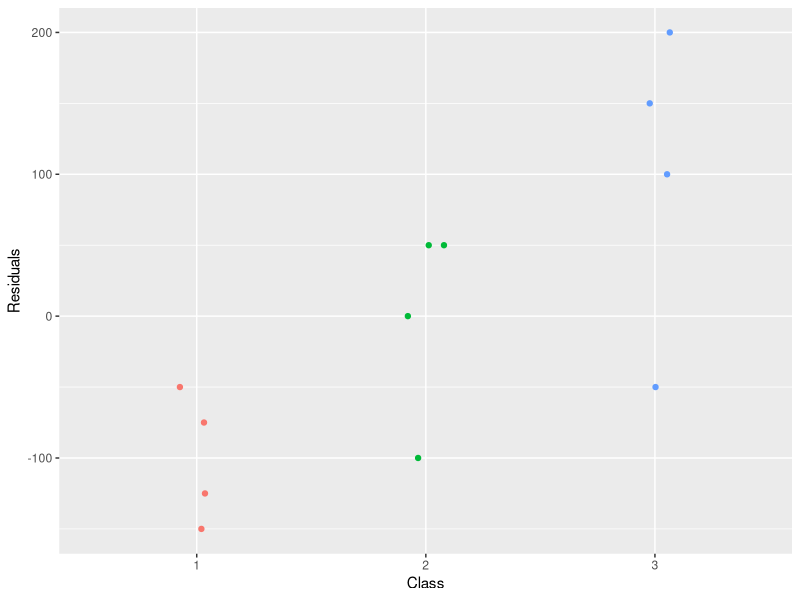
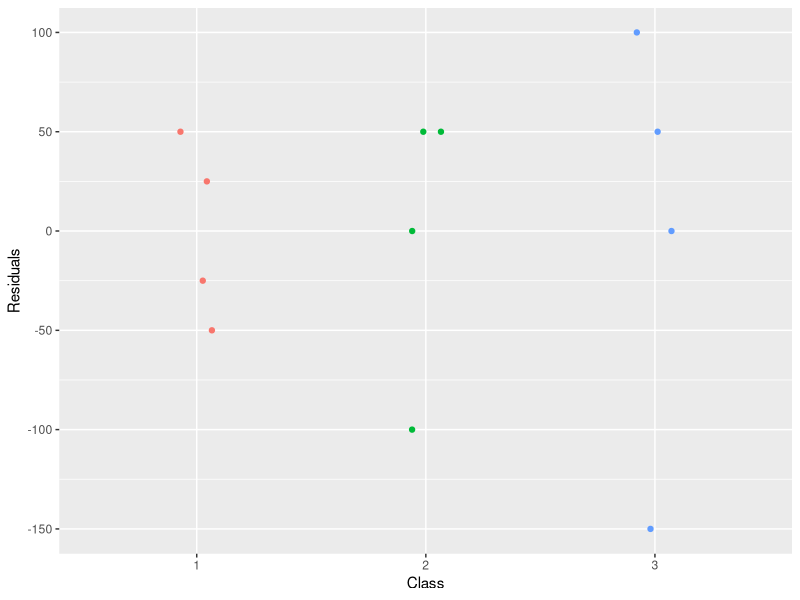
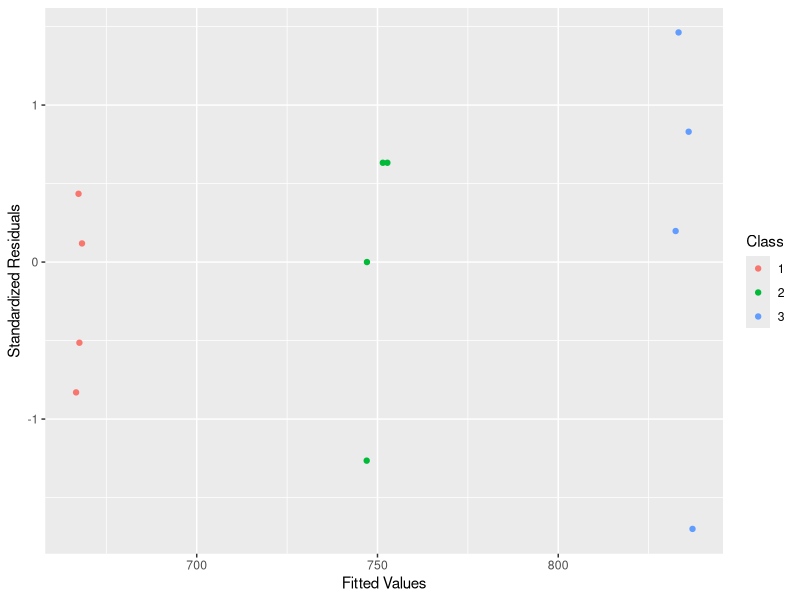
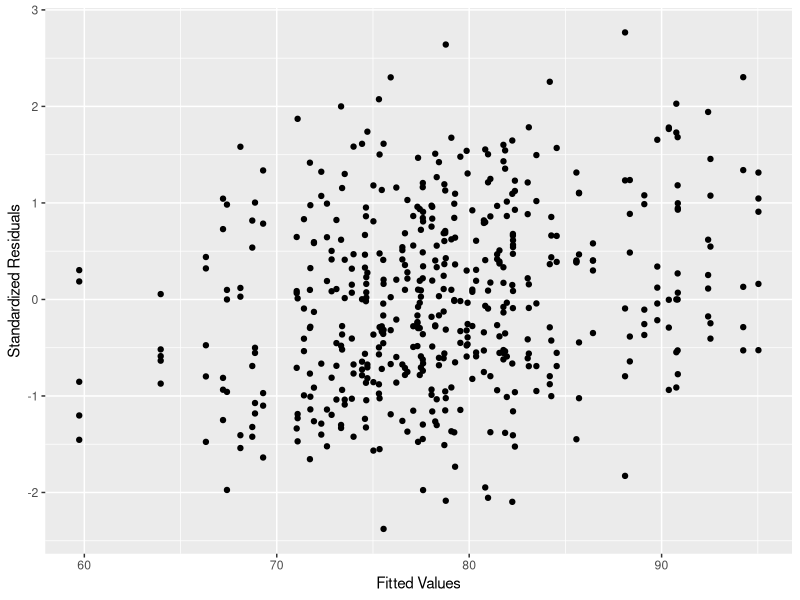
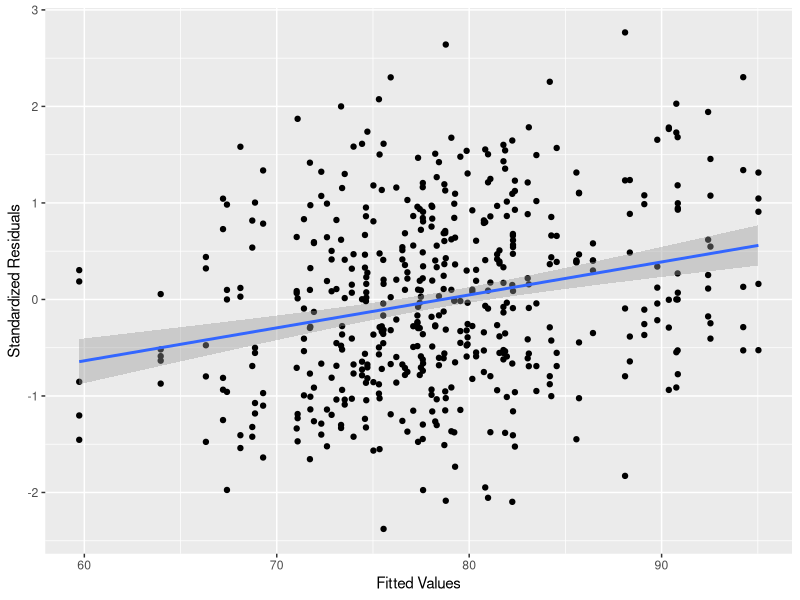
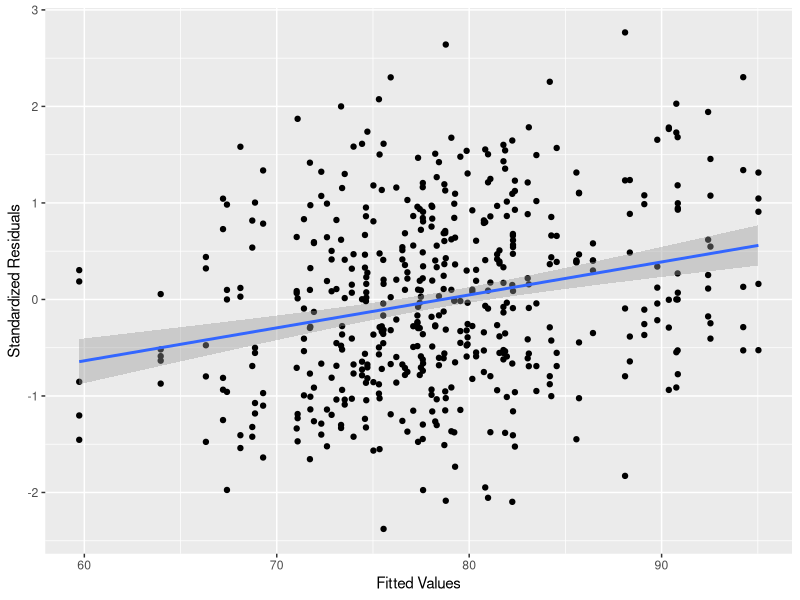
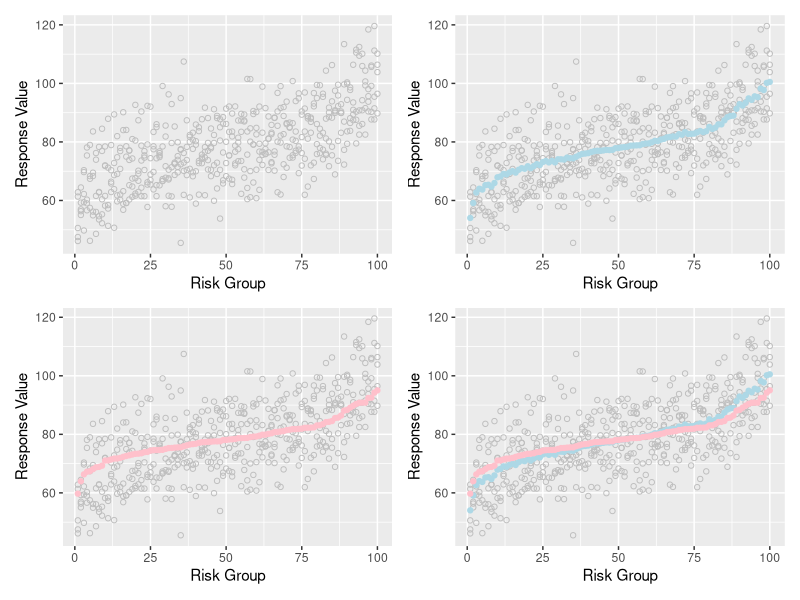
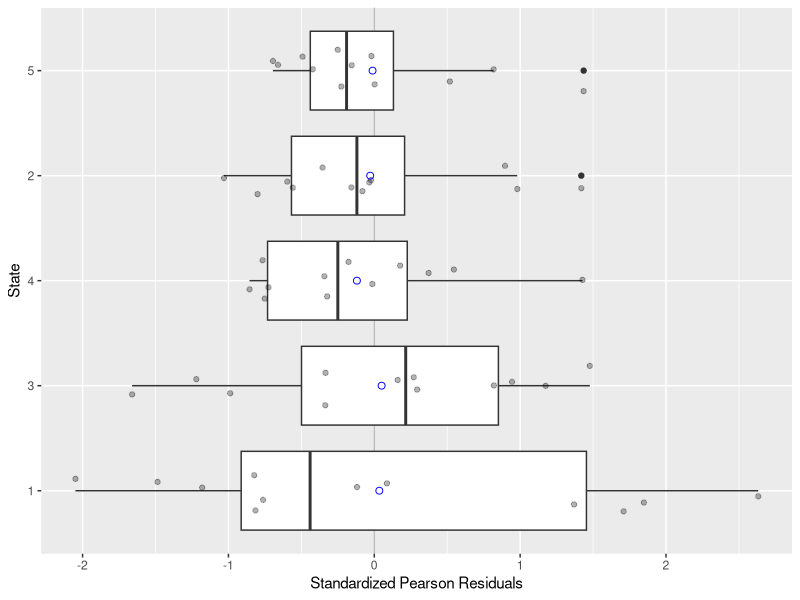

Write R code to recreate these figures, in order.
## ---- chunk 1
#| include: false
#| message: false

library(tidyverse)
library(patchwork)
library(kableExtra)
library(lme4)
library(mvtnorm)
## ---- chunk 2
#| include: false

options(width = 70)
## ---- chunk 3
#| echo: false

dta <- tibble(class = factor(rep(1:3, each = 4),
                             levels = 1:3),
              time = rep(1:4, times = 3),
              value = c(625, 675, 600, 700,
                        750, 800, 650, 800,
                        900, 700, 850, 950))
head(dta)
## ---- chunk 4
BB.null.lm <- lm(value ~ 1,
                 data = dta)
(sBB.null.lm <- summary(BB.null.lm))
## ---- chunk 5
#| echo: false
#| label: fig-BB-null-ols-residuals
#| fig-cap: "OLS residuals for the balanced B&uuml;hlmann example data. Note that the residuals for class #1 all have the same sign, and nearly all points for class #3 also have the same sign. We introduced a slight amount of horizontal jittering to avoid overplotting a pair of residuals."

dta$res.null <- resid(BB.null.lm)

ggplot(data = dta,
       mapping = aes(y = res.null,
                     x = class,
                     color = class)) +
  geom_jitter(width = 0.08, height = 0) +
  labs(y = "Residuals",
       x = "Class") +
  theme(legend.position = "none")
## ---- chunk 6
BB.class.lm <- lm(value ~ class - 1,
                  data = dta)
(sBB.class.lm <- summary(BB.class.lm))
## ---- chunk 7
#| echo: false
#| label: fig-BB-class-ols-residuals
#| fig-cap: "OLS residuals for the balanced B&uuml;hlmann example data with a mean estimate for each class. Note that now all the residuals are centered around zero. We introduced a slight amount of horizontal jittering to avoid overplotting a pair of residuals."

dta$res.class <- resid(BB.class.lm)

ggplot(data = dta,
       mapping = aes(y = res.class,
                     x = class,
                     color = class)) +
  geom_jitter(width = 0.08, height = 0) +
  labs(y = "Residuals",
       x = "Class") +
  theme(legend.position = "none")
## ---- chunk 8
BB.mx <- lmer(value ~ 1 + (1 | class),
              data = dta)
## ---- chunk 9
(sBB.mx <- summary(BB.mx))
## ---- chunk 10
round(ranef(BB.mx)$class, 3)
## ---- chunk 11
#| echo: false
#| label: fig-BB-mixed-standardized-residuals
#| fig-cap: "Standardized residuals for the balanced B&uuml;hlmann data fitted with the mixed model. Note that all residuals are within 1.5 standard deviations from zero.  We added a bit of horizontal jittering to avoid overplotting a pair of residuals."

dta$mu.mx <- fitted(BB.mx)
dta$sres.mx <- resid(BB.mx, type = "pearson", scaled = TRUE)

ggplot(data = dta,
       mapping = aes(x = mu.mx,
                     y = sres.mx,
                     color = class)) +
  geom_jitter(width = 3, height = 0) +
  labs(x = "Fitted Values",
       y = "Standardized Residuals",
       color = "Class")
## ---- chunk 12
#| include: false

rm(list = c(ls(pattern = "s*BB"), "dta"))
## ---- chunk 13
bs.dta <- read_csv("BS-simulated-data.csv",
                   col_types = "fdd")
## ---- chunk 14
BS.mx <- lmer(X.jt ~ 1 + (1 | risk),
              data = bs.dta,
              weights = W.jt)
## ---- chunk 15
(sBS.mx <- summary(BS.mx))
## ---- chunk 16
round(ranef(BS.mx)$risk[1:20,1], 3)
## ---- chunk 17
round(fixef(BS.mx) + ranef(BS.mx)$risk[1:20, 1], 3)
## ---- chunk 18
bs.dta$mu.mx <- fitted(BS.mx)
bs.dta$sres.mx <- resid(BS.mx, type = "pearson", scaled = TRUE)
## ---- chunk 19
#| echo: false
#| label: fig-BS-FV-vs-SR
#| fig-cap: "Diagnostic plot for the LMM with random intercepts fitted to the simulated B&uuml;hlmann--Straub data. All the standardized residuals are within 2.5 standard deviations from the origin. The overall impression is that of a random cloud of points."

ggplot(data = bs.dta,
       mapping = aes(x = mu.mx,
                     y = sres.mx)) +
  geom_point() + 
  labs(x = "Fitted Values",
       y = "Standardized Residuals")
## ---- chunk 20
BS.lm <- lm(sres.mx ~ mu.mx,
            data = bs.dta)
(sBS.lm <- summary(BS.lm))
## ---- chunk 21
#| echo: true
#| message: false

ggplot(data = bs.dta,
       mapping = aes(x = mu.mx,
                     y = sres.mx)) +
  geom_point() +
  geom_smooth(method = "lm") +
  labs(x = "Fitted Values",
       y = "Standardized Residuals")
## ---- chunk 22
BS.lm <- lm(sres.mx ~ mu.mx,
            data = bs.dta)
(sBS.lm <- summary(BS.lm))
## ---- chunk 23
#| echo: true
#| message: false

ggplot(data = bs.dta,
       mapping = aes(x = mu.mx,
                     y = sres.mx)) +
  geom_point() +
  geom_smooth(method = "lm") +
  labs(x = "Fitted Values",
       y = "Standardized Residuals")
## ---- chunk 24
#| include: false

rsk <- bs.dta |>
  group_by(risk) |>
  summarize(W.jb = sum(W.jt),
            X.bar.j = sum(W.jt * X.jt) / sum(W.jt),
            mu.j = first(mu.mx))
rsk$mu.rnk <- rank(rsk$mu.j)
dtb <- left_join(bs.dta, rsk, by = "risk")
## ---- chunk 25
#| echo: false
#| label: fig-BS-shrinkage-effect
#| fig-cap: "The top-left panel shows the simulated B&uuml;hlmann--Straub data where the risk groups have been ordered from the smallest fitted value to the largest. The fitted values come from the LMM and coincide with the credibility-weighted values. The top-right panel shows the average response values (light blue circles) and the bottom-left panel shows the fitted values (pink circles) for each risk group. The bottom-right panel combines all three panels.  Note that the fitted values (pink circles) have been shrunk toward the overall mean value of approximately 80."
#| fig-width: 5.5
#| fig-height: 4.5

p1 <- ggplot(data = dtb,
             mapping = aes(x = mu.rnk,
                           y = X.jt)) + 
  geom_point(color = "gray", pch = 1) + 
  labs(x = "Risk Group",
       y = "Response Value")

p2 <- p1 + geom_point(data = rsk,
                      mapping = aes(x = mu.rnk,
                                    y = X.bar.j),
                      color = "lightblue")

p3 <- p1 + geom_point(data = rsk,
                      mapping = aes(x = mu.rnk,
                                    y = mu.j),
                      color = "pink")

p4 <- p2 + geom_point(data = rsk,
                      mapping = aes(x = mu.rnk,
                                    y = mu.j),
                      color = "pink")

(p1 + p2) / (p3 + p4)
## ---- chunk 26
#| include: false

rm(list = ls(pattern = "s*[Bb][Ss]"))
rm(list = ls(pattern = "p+"))
rm(rsk, dtb, weights)
## ---- chunk 27
hm.dta <- read_csv("hachemeister-data.csv",
                   col_types = "fidd")
## ---- chunk 28
hm.mixed.1 <- lmer(severity ~ time + (time | state),
                   data = hm.dta,
                   weights = claims/1000)
## ---- chunk 29
summary(hm.mixed.1)
## ---- chunk 30
print(VarCorr(hm.mixed.1), comp = "Variance")
## ---- chunk 31
eigen(VarCorr(hm.mixed.1)$state)$value
## ---- chunk 32
hm.mixed.2 <- lmer(severity ~ time + (1 | state) + (0 + time | state),
                   data = hm.dta,
                   weights = claims/1000)
summary(hm.mixed.2)
## ---- chunk 33
ranef(hm.mixed.2)$state
## ---- chunk 34
round(fixef(hm.mixed.2) + t(as.matrix(ranef(hm.mixed.2)$state)), 2)
## ---- chunk 35
CG <- with(hm.dta,
           tapply(time * claims, state, sum) /
             tapply(claims, state, sum))
hm.dta$ctime <- hm.dta$time - CG[hm.dta$state]
rm(CG)
## ---- chunk 36
hm.mixed.3 <- lmer(severity ~ ctime + (1|state) + (0 + ctime|state),
                   data = hm.dta,
                   weights = claims/1000)
summary(hm.mixed.3)
## ---- chunk 37
round(fixef(hm.mixed.3) + t(as.matrix(ranef(hm.mixed.3)$state)), 2)
## ---- chunk 38
#| include: false

hm.dta$mu <- fitted(hm.mixed.3)
hm.dta$rPS <- resid(hm.mixed.3, 
                    type = "pearson", 
                    scaled = TRUE)
iqr <- tapply(hm.dta$rPS, hm.dta$state, 
              function(x) diff(quantile(x, c(0.25, 0.75))))
o.iqr <- order(iqr, decreasing = TRUE)
hm.dta$state.iqr <- fct_relevel(hm.dta$state,
                                levels(hm.dta$state)[o.iqr])
rm(iqr, o.iqr)
## ---- chunk 39
#| echo: false
#| label: fig-hm-mixed-3-boxplot-within-residuals
#| fig-cap: "Boxplots and underlying data of standardized residuals for the `hm.mixed.3` model. The large blue circle is the average value of the residuals. The states have been ordered by the size of the interquartile range of their residuals."

ggplot(data = hm.dta,
       mapping = aes(x = rPS,
                     y = state.iqr)) +
  geom_vline(xintercept = 0, color = "gray") +
  geom_boxplot() +
  geom_jitter(height = 0.2,
              alpha = 0.3) +
  stat_summary(fun = mean,
               geom = "point", pch = 1,
               color = "blue", size = 2) +
  labs(x = "Standardized Pearson Residuals",
       y = "State")
## ---- chunk 40
#| echo: false
#| message: false
#| label: fig-hm-mixed-3-diagnostic-plots
#| fig-cap: "Diagnostic plots for the `hm.mixed.3` model."
#| fig-width: 5.5
#| fig-height: 4.5

p1 <- ggplot(data = hm.dta,
       mapping = aes(x = mu,
                     y = rPS,
                     color = state)) +
  geom_point() +
  labs(x = "Fitted Values",
       y = "Std. Residuals") +
  theme(legend.position = "none")

p2 <- ggplot(data = hm.dta,
       mapping = aes(x = mu,
                     y = abs(rPS),
                     color = state)) +
  geom_point() +
  geom_smooth(mapping = aes(x = mu,
                            y = abs(rPS)),
              inherit.aes = FALSE,
              method = "lm",
              se = FALSE) +
  labs(x = "Fitted Values",
       y = "abs(Std. Residuals)") +
  theme(legend.position = "none")

p3 <- ggplot(data = hm.dta,
       mapping = aes(x = mu,
                     y = severity,
                     color = state)) +
  geom_abline(intercept = 0, slope = 1,
              color = "gray") +
  geom_point() +
  coord_cartesian(xlim = c(1000, 2500),
                  ylim = c(1000, 2500)) +
  labs(x = "Fitted Values",
       y = "Actual Values") +
  theme(legend.position = "none")

p4 <- ggplot(data = hm.dta,
       mapping = aes(sample = rPS)) +
  geom_qq() +
  geom_abline(slope = 1, intercept = 0) +
  labs(x = "Theoretical Quantiles",
       y = "Std. Residuals") +
  theme(legend.position = "none")

(p1 + p2) / (p3 + p4)
rm(list = ls(pattern = "p+"))
## ---- chunk 41
#| include: false

tbl <- pivot_longer(ranef(hm.mixed.3)$state,
                    cols = 1:2,
                    names_to = "term",
                    values_to = "estimate")
ta <- filter(tbl, term == "(Intercept)") 
ta <- ta[order(ta$estimate),]
ta$f.val <- (1:5 - 0.5) / 5
ta$qn <- qnorm(ta$f.val)
tb <- filter(tbl, term == "ctime")
tb <- tb[order(tb$estimate),]
tb$f.val <- (1:5 - 0.5) / 5
tb$qn <- qnorm(ta$f.val)
tbl <- bind_cols(rep(1:5, each = 2),
                 bind_rows(ta, tb))
rm(ta,tb)
## ---- chunk 42
#| echo: false
#| label: fig-hm-mixed-3-model-normal-plot-random-effects
#| fig-cap: "QQ plots of the random effects for the Hachemeister `hm.mixed.3` model."

p1 <- ggplot(data = filter(tbl, term == "(Intercept)"),
             mapping = aes(x = estimate,
                           y = qn)) +
  geom_point() +
  labs(x = "Intercept Random Effects",
       y = "Std. Normal Quantiles")
p2 <- ggplot(data = filter(tbl, term == "ctime"),
             mapping = aes(x = estimate,
                           y = qn)) +
  geom_point() +
  labs(x = "ctime Random Effects",
       y = "Std. Normal Quantiles")
p1 + p2
rm(tbl, p1, p2)
## ---- chunk 43
#| include: false

f <- function(r, sig.1 = 266.15, sig.2 = 21.13, N = 500) {
  n <- length(r)
  l <- letters[1:n]

  g <- function(rd) {
    x <- rd * sig.1 * seq(-1, 1, length = N)
    y.up <- sig.2 * sqrt(round(rd^2 - (x / sig.1)^2,
                               digits = 9))
    tb <- tibble(x = x, y.up = y.up, y.dn = -y.up)
    return(tb)
  }
  tbs <- map(as.list(r), g)
  tbs <- map2(tbs, as.list(l),
              ~ bind_cols("gp" = .y, .x))
  ans <- reduce(tbs, bind_rows)
  return(ans)
}
tbs <- f(c(1,2))
rm(f)
## ---- chunk 44
#| echo: false
#| label: fig-hm-mixed-3-model-homogeneity-random-effects
#| fig-cap: "Scatterplot of estimated random effects for model `hm.mixed.3` along with contour lines that are 1 and 2 standard deviations away from the origin."

ggplot(data = tbs,
       mapping = aes(x = x,
                     group = gp)) +
  geom_line(mapping = aes(y = y.up), color = "gray") +
  geom_line(mapping = aes(y = y.dn), color = "gray") +
  geom_point(data = bind_cols(gp = "z",
                              ranef(hm.mixed.3)$state),
             mapping = aes(x = `(Intercept)`,
                           y = ctime,
                           gp = NULL)) +
  labs(x = "(Intercept)",
       y = "Centered Time")
rm(tbs)
## ---- chunk 45
crit.points <- sqrt(qchisq(c(0.68, 0.95), df = 2))
names(crit.points) <- c("68%", "95%")
crit.points
## ---- chunk 46
N <- 2000
mu <- c(0,0)
D <- matrix(c(70838, 0, 0, 446),
            nrow = 2, ncol = 2)
## ---- chunk 47
set.seed(12837)
z <- rmvnorm(N, mean = mu, sigma = D)
## ---- chunk 48
tb <- as.data.frame(z)
names(tb) <- c("x", "y")
tb$md <- apply(z, 1, function(z) sqrt(t(z - mu) %*% 
                                        solve(D) %*% (z - mu)))
tb$md.bin.1 <- cut(tb$md, 
                   breaks = c(-Inf, 1, 2, Inf), 
                   labels = c("d < 1", "1 <= d < 2", "d >= 2"))
tb$md.bin.2 <- cut(tb$md,
                   breaks = c(-Inf, crit.points, Inf),
                   labels =c("d < 1.509", 
                             "1.509 <= d < 2.448", 
                             "d >= 2.448"))
## ---- chunk 49
ggplot(data = tb,
       mapping = aes(x = x,
                     y = y,
                     color = md.bin.1)) +
  geom_point(alpha = 0.4) +
  labs(x = "Simulated Intercept Deviations",
       y = "Simulated Slope Deviations",
       color = "Distance")
## ---- chunk 50
xtabs( ~ md.bin.1, data = tb) / N
## ---- chunk 51
xtabs( ~ md.bin.2, data = tb) / N
## ---- chunk 52
N <- 2000
mu <- c(0,0)
D <- matrix(c(70838, 0, 0, 446),
            nrow = 2, ncol = 2)
## ---- chunk 53
set.seed(12837)
z <- rmvnorm(N, mean = mu, sigma = D)
## ---- chunk 54
tb <- as.data.frame(z)
names(tb) <- c("x", "y")
tb$md <- apply(z, 1, function(z) sqrt(t(z - mu) %*% 
                                        solve(D) %*% (z - mu)))
tb$md.bin.1 <- cut(tb$md, 
                   breaks = c(-Inf, 1, 2, Inf), 
                   labels = c("d < 1", "1 <= d < 2", "d >= 2"))
tb$md.bin.2 <- cut(tb$md,
                   breaks = c(-Inf, crit.points, Inf),
                   labels =c("d < 1.509", 
                             "1.509 <= d < 2.448", 
                             "d >= 2.448"))
## ---- chunk 55
ggplot(data = tb,
       mapping = aes(x = x,
                     y = y,
                     color = md.bin.1)) +
  geom_point(alpha = 0.4) +
  labs(x = "Simulated Intercept Deviations",
       y = "Simulated Slope Deviations",
       color = "Distance")
## ---- chunk 56
xtabs( ~ md.bin.1, data = tb) / N
## ---- chunk 57
xtabs( ~ md.bin.2, data = tb) / N
## ---- chunk 58
#| include: false

rm(N, mu, D, z, tb, crit.points)
rm(list = ls(pattern = "hm.*"))
rm(weights)
